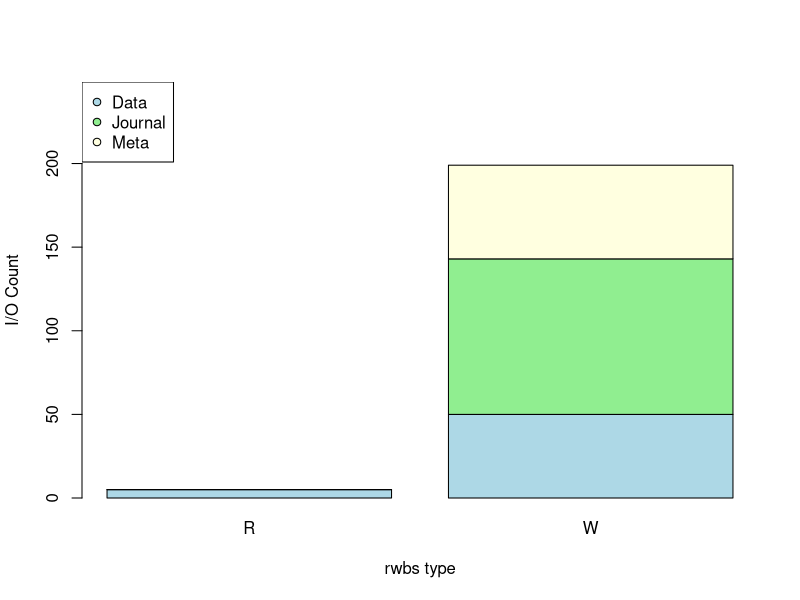
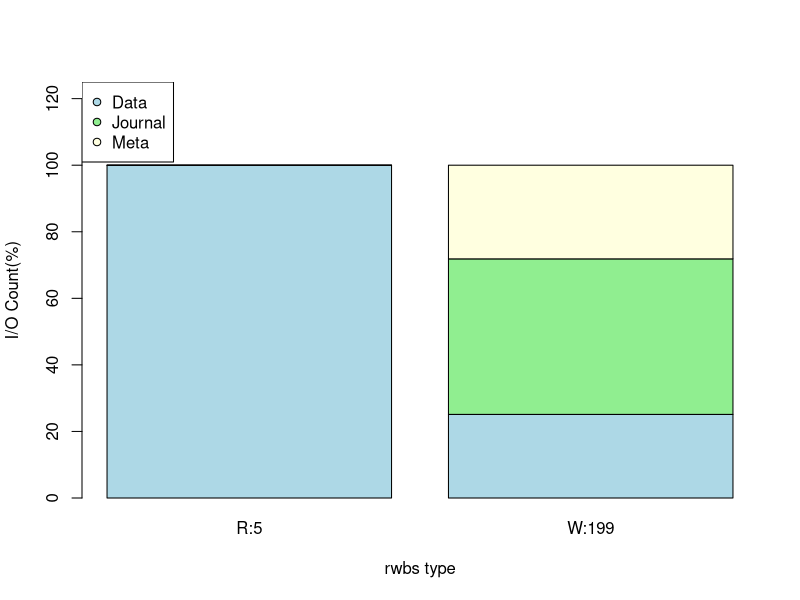
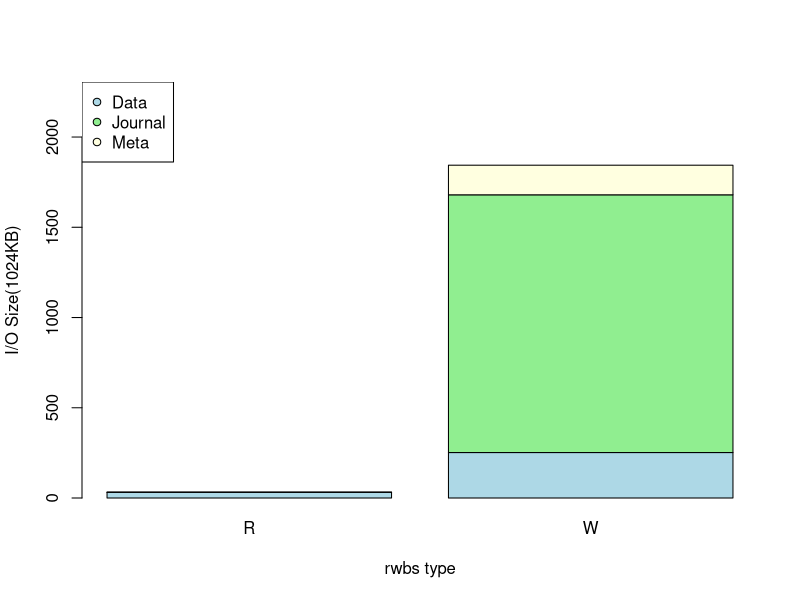
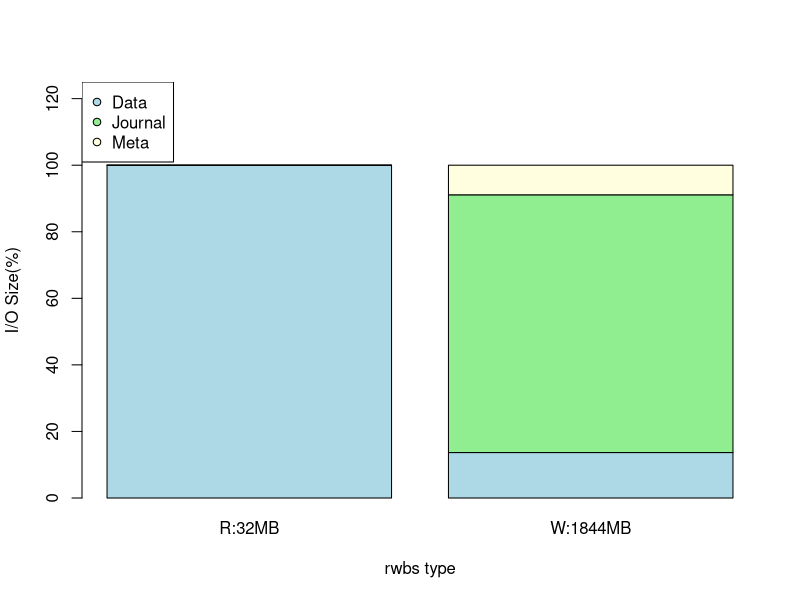
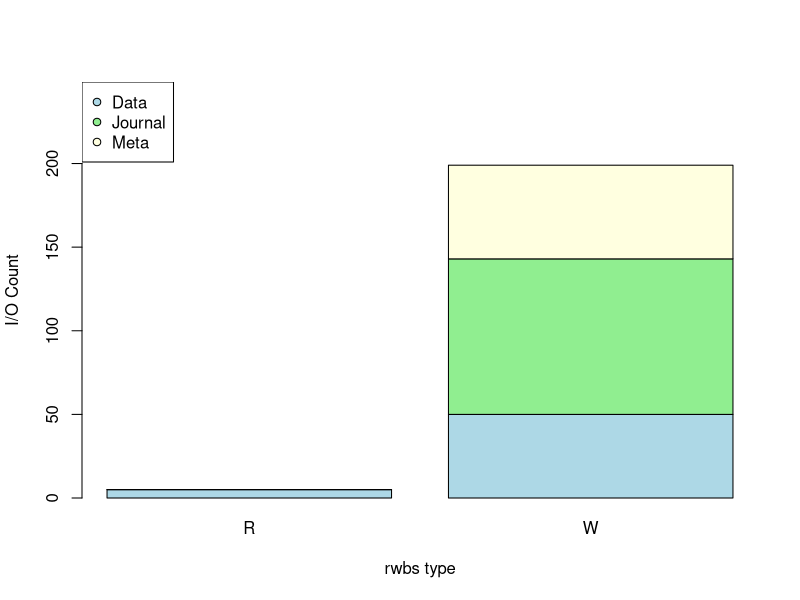
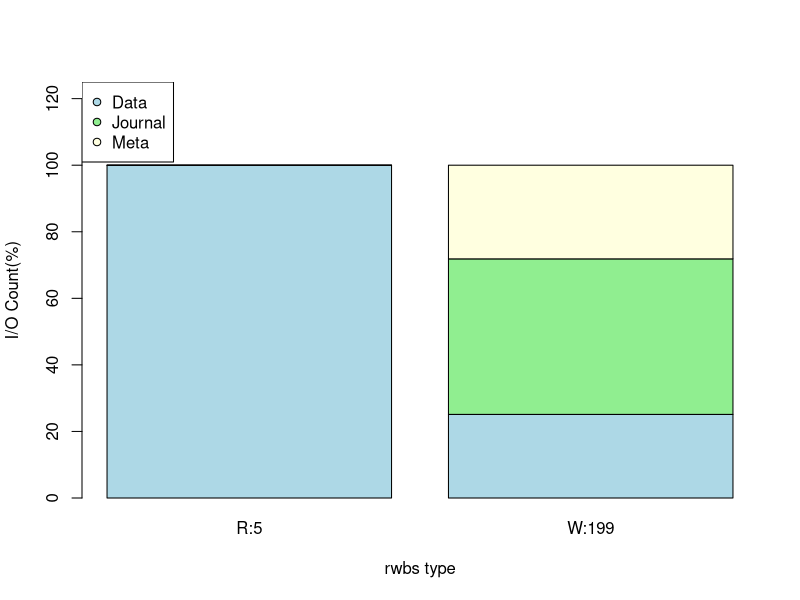
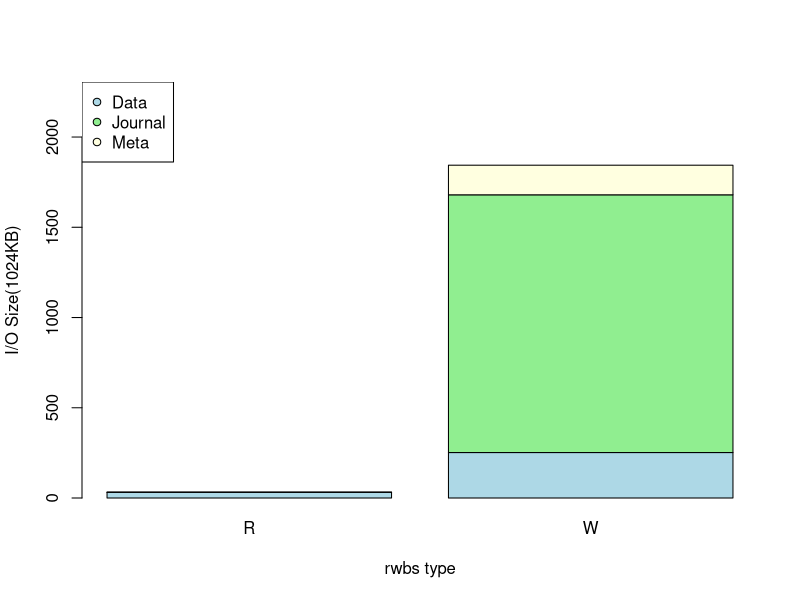
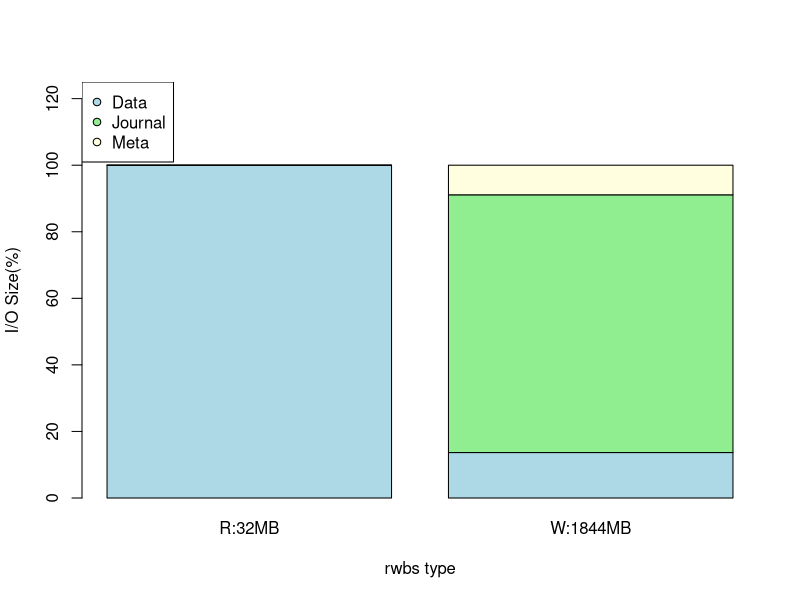

R code for these plots, in order:
# rscript.r(Cumulative Bar Plot-Block type)
# Output Option('-o')
fun_output <- function(){
	flag = FALSE
	args <- commandArgs(trailingOnly = TRUE)

	# Graph Size Option('-s')
	x_length = 7
	y_length = 7
	if(length(args) != 0){
		for(i in 1:length(args)){
			if(args[i] == '-s'){
				x_length = as.double(args[i+1])
				y_length = as.double(args[i+2])
			}
		}
	}		
		
	if(length(args) != 0){
        	for(i in 1:length(args)){
                	if(args[i] == '-o'){
                        	flag = TRUE
				dir = paste("save", args[i+1], sep="/")
                        	if(args[i+2] == 'pdf')
                                	pdf(dir, width = x_length, height = y_length) # default width = 7, height = 7)
                        	#if(args[i+2] == 'wmf')
                                #	win.metafile(dir, width = x_length, height = y_length)
				# res(resolution-Pixel per Inch) required for converting pixel to inch.
                        	if(args[i+2] == 'png')
                                	png(dir, width = x_length, height = y_length, units = "in", res = 200)
                        	if(args[i+2] == 'jpg')
                                	jpeg(dir, width = x_length, height = y_length, units = "in", res = 200)
                        	if(args[i+2] == 'bmp')
                                	bmp(dir, width = x_length, height = y_length, units = "in", res = 200)
                        	if(args[i+2] == 'ps')
                                	postscript(dir, width = x_length, height = y_length)
                	}
        	}
	}		
	if(flag == FALSE){
        	pdf('save/B-Rplots.pdf', width = x_length, height = y_length)
	}
}
fun_output2 <- function(){
        # Graph Size Option('-s')
	args <- commandArgs(trailingOnly = TRUE)
        x_length = 7
        y_length = 7
        if(length(args) != 0){
                for(i in 1:length(args)){
                        if(args[i] == '-s'){
                                x_length = as.double(args[i+1])
                                y_length = as.double(args[i+2])
                        }
		}
        }
	jpeg('save/B-Rplot%03d.jpg', width = x_length, height = y_length, units="in", res=200)
}

fun_rwbs1 <- function(){ # block to rwbs, I/O Count
	most <- read.table("block_rwbs1.dat")
	most_matrix <- data.matrix(most)
	trans <- t(most_matrix)
	trans_select <- trans[, !colSums(trans)==0]
	yrange<-c(0,max(colSums(trans_select))*1.25)
	barplot(trans_select,  xlab = "rwbs type", ylab = "I/O Count", col=c("lightblue","lightgreen", "lightyellow"), ylim = yrange)
	legend("topleft", legend=c("Data", "Journal", "Meta"), pch=21, pt.bg=c("lightblue","lightgreen", "lightyellow"))
}
fun_rwbs2 <- function(){ # block to rwbs, I/O Count(%)
        most <- read.table("block_rwbs2.dat")
        most_matrix <- data.matrix(most)
        trans <- t(most_matrix)
        trans_select <- trans[, !colSums(trans)==0]
        yrange<-c(0,max(colSums(trans_select))*1.25)
        barplot(trans_select,  xlab = "rwbs type", ylab = "I/O Count(%)", col=c("lightblue","lightgreen", "lightyellow"), ylim = yrange)
        legend("topleft", legend=c("Data", "Journal", "Meta"), pch=21, pt.bg=c("lightblue","lightgreen", "lightyellow"))
}
fun_rwbs3 <- function(){ # block to rwbs, I/O Size(1024KB)
        most <- read.table("block_rwbs3.dat")
        most_matrix <- data.matrix(most)
        trans <- t(most_matrix)
        trans_select <- trans[, !colSums(trans)==0]
        yrange <- c(0,max(colSums(trans_select))*1.25)
        barplot(trans_select,  xlab = "rwbs type", ylab = "I/O Size(1024KB)", col=c("lightblue","lightgreen", "lightyellow"), ylim = yrange)
        legend("topleft", legend=c("Data", "Journal", "Meta"), pch=21, pt.bg=c("lightblue","lightgreen", "lightyellow"))
}
fun_rwbs4 <- function(){ # block to rwbs, I/O Size(%)
        most <- read.table("block_rwbs4.dat")
        most_matrix <- data.matrix(most)
        trans <- t(most_matrix)
        trans_select <- trans[, !colSums(trans)==0]
        yrange<-c(0,max(colSums(trans_select))*1.25)
        barplot(trans_select,  xlab = "rwbs type", ylab = "I/O Size(%)", col=c("lightblue","lightgreen", "lightyellow"), ylim = yrange)
        legend("topleft", legend=c("Data", "Journal", "Meta"), pch=21, pt.bg=c("lightblue","lightgreen", "lightyellow"))
}

fun_action <- function(){
        most <- read.table("block_action.dat")
        most_matrix <- data.matrix(most)
        trans <- t(most_matrix)
        trans_select <- trans[, !colSums(trans)==0]
        barplot(trans_select,  xlab = "action", ylab = "I/O Count", col=c("lightblue","lightgreen", "lightyellow"))
        legend("topleft", legend=c("Data", "Journal", "Meta"), pch=21, pt.bg=c("lightblue","lightgreen", "lightyellow"))
}
# Y-axis Option(-y)
fun_y <- function(){
        args <- commandArgs(trailingOnly = TRUE)
        flag = FALSE
        if(length(args) != 0){
                for(i in 1:length(args)){
                        if(args[i] == '-y'){
                                flag = TRUE
                                if(args[i+1] == 'c'){ # I/O Count
                                        fun_rwbs1()
					fun_rwbs2()
                                }
                                if(args[i+1] == 's'){ # I/O Size
                                	fun_rwbs3()
					fun_rwbs4()
                                }
                                if(args[i+1] == 'all'){
                                	fun_rwbs1()
					fun_rwbs2()
					fun_rwbs3()
					fun_rwbs4()
                                }
                        }
                }
        }
        if(flag == FALSE){ # all is default
                fun_rwbs1()
		fun_rwbs2()
		fun_rwbs3()
		fun_rwbs4()
        }
}

# main
main <- function(){
	fun_output()
	fun_y()
	fun_output2()
	fun_y()
	garbage <- dev.off()
}
main()

